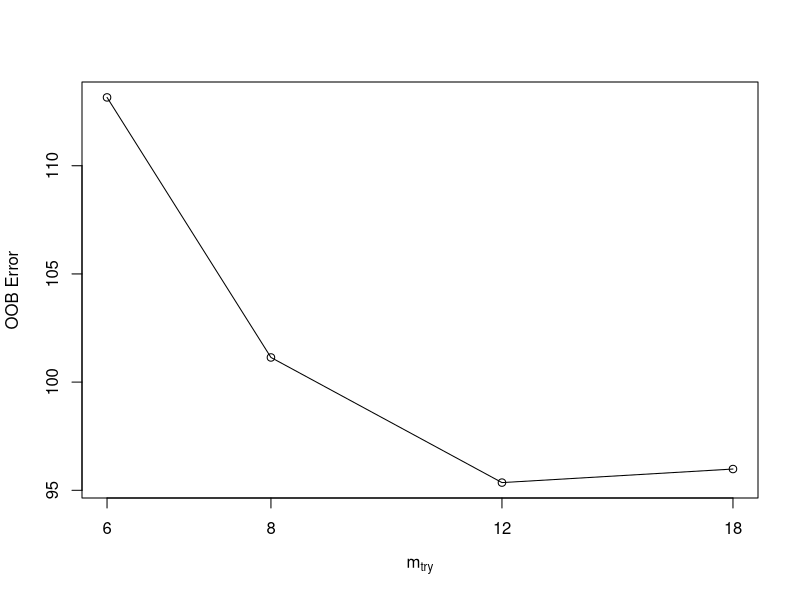
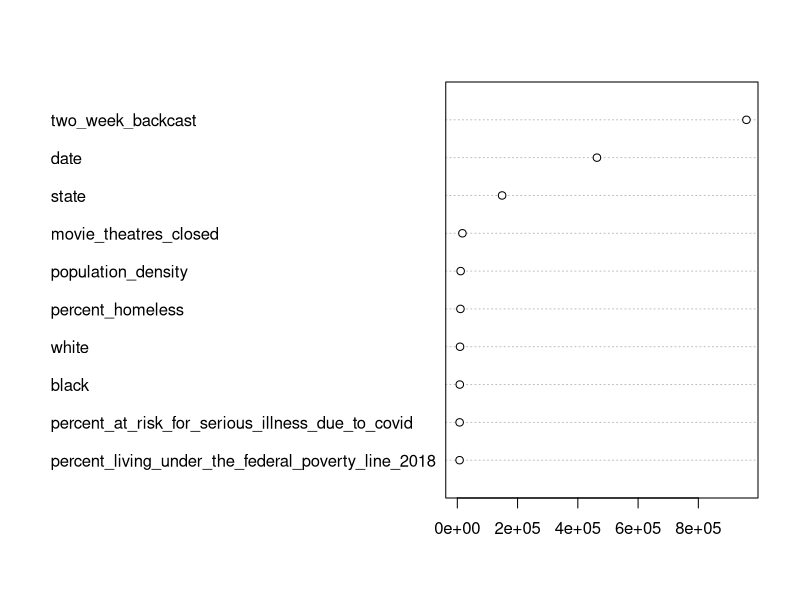

Write the R code that produced these figures, in order. (Note: a time limit stopped this script after it produced the figures.)
## ---- chunk 1
loadlibs = function(libs) {
  for(lib in libs) {
    class(lib)
    if(!do.call(require,as.list(lib))) {install.packages(lib)}
    do.call(require,as.list(lib))
  }
}
libs = c("tidyverse","data.table","stargazer", "knitr", "shiny",
         "tidymodels", "lubridate", "rpart.plot", "caret", "e1071",
         "readxl", "fuzzyjoin", "mgcv", "randomForest", "glmnet")
loadlibs(libs)
## ---- chunk 2
setwd("~/GitHub/Covid-19-Closure-Impact")

#df<-read.csv('Covid_Pred.csv')

df<- read.csv('shiny_merged_dataset_example.csv')
  names(df) <-tolower(names(df))
  
colnames(df)[which(names(df) == "covid_measure")] <- "y"
  
  drops<-c( "x") #droping 
df <-df[, -which(names(df) %in% drops)]
  
 df<- df%>%
  mutate_at(c('date'), ~ as.Date(., "%Y-%m-%d")) %>% 
  mutate(two_week_forecast_date = date + 14)%>% 
  mutate_if(is.character, as.factor)

  
  # Get latest date 
latest_date = max(df$date)
#Two week outcome 
twoWeek_df = df %>% 
  select(date, state, y) %>% 
  rename(two_week_outcome = y,
         two_week_forecast_date = date) 
#Merge with original to create a working df
working_df = df %>% 
  left_join(twoWeek_df,
            by = c("state" = "state",
                   "two_week_forecast_date" = "two_week_forecast_date")) %>% 
  mutate(year = as.factor(year(two_week_forecast_date)),
         week = as.factor(week(two_week_forecast_date)))



working_df[is.na(working_df)] <-0

#y = covid_measure
colnames(working_df)[which(names(working_df) == "y")] <- "two_week_backcast"
colnames(working_df)[which(names(working_df) == "two_week_outcome")] <- "y"

#names(df)[names(df) == "Outcome.Variable"] <- "original_y" #creating consitency 
#names(df)[names(df) == "Other"] <- "Other_Race"  #"Other is not meaningful in output

## ---- chunk 3
##Train/Test split 
#n<-lm_feats%>% count() 
#n<-as.numeric(n/2)
#data2 = lm_feats[sample(1:nrow(lm_feats)),]  # permute rows


#Create train set
train_df = function(df) {
  #Call addForecastCols function to create the outcome variable
  #create variable for latest date for which two week covid measure is avaiable
  latest_date = max(df$date)
  #Create a training set - reserving the last two weeks with obvserved 
  #two_week__outcome are reserved as a test set. 
  train = df[df$two_week_forecast_date <= (latest_date - 14), ]
  return(train)
}

  latest_date = max(df$date)
  #Create a training set - reserving the last two weeks with obvserved 
  #two_week__outcome are reserved as a test set. 
  train = df[df$two_week_forecast_date <= (latest_date - 14), ]

#Create test set
test_df = function(df) {
  #create variable for latest date for which two week covid measure is avaiable
  latest_date = max(df$date)
  #Create a test set - using the last two weeks for which two_week_outcom is observed. 
  test = df[(df$two_week_forecast_date <= latest_date) &
                      (df$two_week_forecast_date > (latest_date - 14)), ]
  return(test)
}


#Create prediction set - for all states
pred_df = function(df) {
  #Call addForecastCols function to create the outcome variable
  #create variable for latest date for which two week covid measure is avaiable
  latest_date = max(df$date)
  #Create a prediction set - using the  two weeks for which two_week_outcom is not observed. 
  pred = df[df$two_week_forecast_date > latest_date +7, ]
  return(pred)
}




## ---- chunk 4
#glm_feats$date<-working_df$date   
#glm_feats<- glm_feats%>% mutate_at(c('date'), ~ as.Date(., "%Y-%m-%d"))
#glm_feats$glm_feats$two_week_forecast_date <- working_df$

#forecast_col<-addForecastCols(glm_feats)
datatrain<-train_df(working_df)
datatest<-test_df(working_df)
datapreds<- pred_df(working_df)

#drops<-c("year","week","two_week_forecast_date")

#datatest$two_week_forecast_date
#datatrain <-datatrain[, -which(names(datatrain) %in% drops)]
#datatest <- datatest[, -which(names(datatest) %in% drops)]
#datapreds <- datapreds[, -which(names(datapreds) %in% drops)]
#datacleaning for randomforest 
## ---- chunk 5

drops<-c( "year", "week", "two_week_forecast_date") #droping 
working_df <-working_df[, -which(names(working_df) %in% drops)]
##Moving Ouctome Variable to front of dataset for ease of splitting
col_idx <- grep("^y$", names(working_df))
working_df<- working_df[, c(col_idx, (1:ncol(working_df))[-col_idx])]



## ---- chunk 6

end<-ncol(working_df)
x <- working_df[,2:end]
y <- working_df[,1]

#Removing Y from the tuning paratmers 

## ---- chunk 7

# Algorithm Tune (tuneRF)
set.seed(10)
bestmtry <- as.data.frame (tuneRF(x, y, stepFactor=1.5, improve=1e-5, ntree=500))
print(bestmtry)


bestmtry_var<- bestmtry[which(bestmtry$OOBError == min(bestmtry$OOBError)),1]



## ---- chunk 8

r.forest <- function(working_df){
 
  rf <- randomForest(y ~ ., mtry= bestmtry_var, 
  data=working_df)

  varImpPlot(rf,sort=TRUE, n.var=min(10, nrow(rf$importance)),
           type=NULL, class=NULL, scale=TRUE, 
           main=deparse(substitute(rf))) 
  
  features <- as.data.frame(rf$importance)
  features <-as.data.frame(setNames(cbind(rownames(features), features, row.names= NULL), c("Feature", "NodPurity"))) 
  top<- top_n(features, 10, features$NodPurity)
  top_f<-as.vector(top$Feature)

  return(top_f)
}
 

rf.tops <-function(sample_df, top_f){
  new<-sample_df%>%
  select(all_of(c(top_f)))
  
  new$y<-sample_df$y

  return(new)

}

#glment select levels of sparcity....  

## ---- chunk 9

tops <-r.forest(working_df)


  varImpPlot(rf,sort=TRUE, n.var=min(10, nrow(rf$importance)),
           type=NULL, class=NULL, scale=TRUE, 
           main=deparse(substitute(rf))) 
  
## ---- chunk 10
datatrain_rf<-rf.tops(datatrain, tops)
datatest_rf<-rf.tops(datatest,tops)
datapreds_rf<- rf.tops(datapreds,tops)

## ---- chunk 11

#setwd("~/GitHub/Covid-19-Closure-Impact/Data")
geo_join<- function(df){
geo<- read.csv('us-zip-code-latitude-and-longitude.csv', header= FALSE, stringsAsFactors = FALSE)

geo<- as.data.frame(geo)

geo<-geo%>% separate(V1, into=c("Zip", "City", "State", "Latitude","Longitude","Timezone","Daylight_savings", "geopoint"), sep=";" )

geo<- geo[-1,]

geo$Latitude<-as.numeric(geo$Latitude)
geo$Longitude<-as.numeric(geo$Longitude)

names(geo) <-tolower(names(geo))
  
state_latLong <- geo%>%
  group_by(state)%>%
  summarise(latitude = mean(latitude, na.rm = TRUE),
            longitude = mean(longitude, na.rm = TRUE))
  return(left_join(df, state_latLong, by='state'))
}
## ---- chunk 12
# this step should be moved to data cleaning, ask if their data is by state or county, county can be a direct match to the original dataset 
datatrain_lm<- geo_join(datatrain_rf)
datatest_lm<- geo_join(datatest_rf)
datapreds_lm<-geo_join(datapreds_rf)
#id<-rownames(features)
#features<-cbind(id=id, features)

## ---- chunk 13

cleaning_lm<- function(df){
df1<-df[, -which(names(df) %in% c("state"))]#%>% 
  #select(-1) #removing 'id'

col_idx <- grep("^y$", names(df1))
df1 <- df1[, c(col_idx, (1:ncol(df1))[-col_idx])]

#dropping date, cannot create a poly w/ cbind() after polys created
date_hold<- as.data.frame(df1$date)
colnames(date_hold)<-"date"
#two_week_forecast_date<-as.data.frame(features1$two_week_forecast_date)
drops<-c("date") #droping 
df1<-df1[, -which(names(df1) %in% drops)]

   feats<- function(xf, column_numbers) {

    xf %>% 
     mutate_at(vars(column_numbers), funs(sqr = (.)^2))%>%
     mutate_at(vars(column_numbers), funs(cube =(.)^3))
     }
 
end<-ncol(df1)

#, two_week_forecast_date
return(cbind(feats(df1, 2:end), date_hold)) #do not include y or "id" in poly calcs
}
#one<- as.character(top[1,1])

#typeof(features1$two_week_prior)

## ---- chunk 14
datatrain_poly<- cleaning_lm(datatrain_lm)
datatest_poly<- cleaning_lm(datatest_lm)
datapreds_poly<-cleaning_lm(datapreds_lm)

## ---- chunk 15

datatrain_glmnet<- datatrain_poly %>%
mutate(across(where(is.factor), ~ fct_lump_lowfreq(.))) %>%
model.matrix(object= ~ .-1, . , contrasts.arg =
                                                 lapply(data.frame(.[,sapply(data.frame(.), is.factor)]),
                                                        contrasts, contrasts = FALSE))

datatest_glmnet<- datatest_poly %>%
mutate(across(where(is.factor), ~ fct_lump_lowfreq(.))) %>%
model.matrix(object= ~ .-1, . , contrasts.arg =
                                                                lapply(data.frame(.[,sapply(data.frame(.), is.factor)]),
                                                        contrasts, contrasts = FALSE))

datapreds_glmnet<- datapreds_poly%>%
mutate(across(where(is.factor), ~ fct_lump_lowfreq(.))) %>%
model.matrix(object= ~ .-1, . , contrasts.arg =
                                                                lapply(data.frame(.[,sapply(data.frame(.), is.factor)]),
                                                        contrasts, contrasts = FALSE))



train_glm<- glmnet(
  x = datatrain_glmnet[,-1],
  y = datatrain_glmnet[,1], relax = FALSE, nfolds= 3)

#plot(train_glm)

lamMin<- min(train_glm[["lambda"]])

test<-predict(train_glm, newx= datatest_glmnet[,-1], newy=datatest_glmnet[,1], s = lamMin , interval="confidence")

preds<- predict(train_glm, newx= datapreds_glmnet[,-1], newy=datapreds_glmnet[,1], s = lamMin , interval="confidence")
## ---- chunk 16

test<- as.data.frame(test) 
glm_test<- as.data.frame(datatest_glmnet)

preds_act<- cbind(test, glm_test$y)
RMSE_glm<- sqrt(mean(preds_act[,2]-preds_act[,1])^2)
preds_act$Observed<- preds_act[,1]
preds_act$Predicted<- preds_act[,2]
preds_act$two_week_forecast_date <- datapreds$two_week_forecast_date

final_preds<- cbind(preds, datapreds_geo)
final_preds$Predicted<- final_preds[,1]

## ---- chunk 17

  final_preds = final_preds%>%
    mutate(state = tolower(setNames(state.name, state.abb)[state]))
  #create map data 

 #create map data 
  map = map_data("state") %>% 
    full_join(final_preds, by = c("region" = "state"))
  #plot
  map_plot = ggplot(map, aes(long, lat, group = group)) +
    geom_polygon(aes(fill = Predicted), color = "white")+
    scale_fill_viridis_c(option = "B", direction=-1)+
    ggtitle("Predicted COVID Measure (per 100,000) Next Week")

map_plot

## ---- chunk 18
obs_vs_pred_plot = ggplot(preds_act, aes(x = Observed, y = Predicted)) +
  geom_point() +
  geom_abline()

obs_vs_pred_plot


 obs_vs_pred = preds_act %>% 
    mutate(Observed = log(Observed),
           Predicted = log(Predicted))
  
  obs_vs_pred_plot = ggplot(obs_vs_pred, aes(x = Observed, y = Predicted),
                            color = 'white') +
    geom_point() +
    geom_abline() +
    #geom_line(aes(y = log(baselineRMSE(test)), color = "#F8766D")) +
    xlab("Log(Observed)") +
    ylab("Log(Predicted)") +
    ggtitle("Log GLM Prediction v. Observed")
    #scale_colour_manual(name = FALSE, values =c('#00BFC4'='#00BFC4','#F8766D'='#F8766D'),
                        #labels = c('45-degree','Baseline')) +
    theme_bw()

  
  obs_vs_pred_plot


## ---- chunk 19


  #Plot Predictions
  outcome_all = datatrain %>% 
    select(two_week_forecast_date, y) %>%
    rename(Date = two_week_forecast_date,
           Outcome = y) %>% 
    mutate (Pred_vs_Obs = "Observed") %>% 
    rbind(tibble(Date = preds_act$two_week_forecast_date,
                 Outcome = preds_act$Predicted,
                 Pred_vs_Obs = "Predicted"))
 

 outcome_plot_all = ggplot(outcome_all, aes(x = Date, y = Outcome))+
    geom_point(aes(color = Pred_vs_Obs)) +
    theme_bw()+
   ggtitle("Glmnet Predictions")
  
   outcome_plot_all
## ---- chunk 20

    GLMResids = datatest_poly %>% 
      select(two_week_backcast, y) %>% 
      rename(Observed = y) %>% 
      mutate(Model = "GLM") %>% 
      bind_cols(tibble(Predicted = preds_act$Predicted)) %>% 
      mutate(Residuals = Predicted - Observed) %>% 
      select(Residuals, Model)
    #df for baseline residuals

    BLResids = tibble(Residuals = mean(datatest_poly$two_week_backcast) - datatest_poly$y,
                      Model = "Baseline")
    #Combine dfs for the plot
    resids = GLMResids %>% 
      bind_rows(BLResids)
    #Plot
    resids_plot = ggplot(resids, aes(x = Residuals, fill = Model)) +
      geom_density( color = 'white', alpha = 0.7) +
      theme_bw()
 resids_plot
